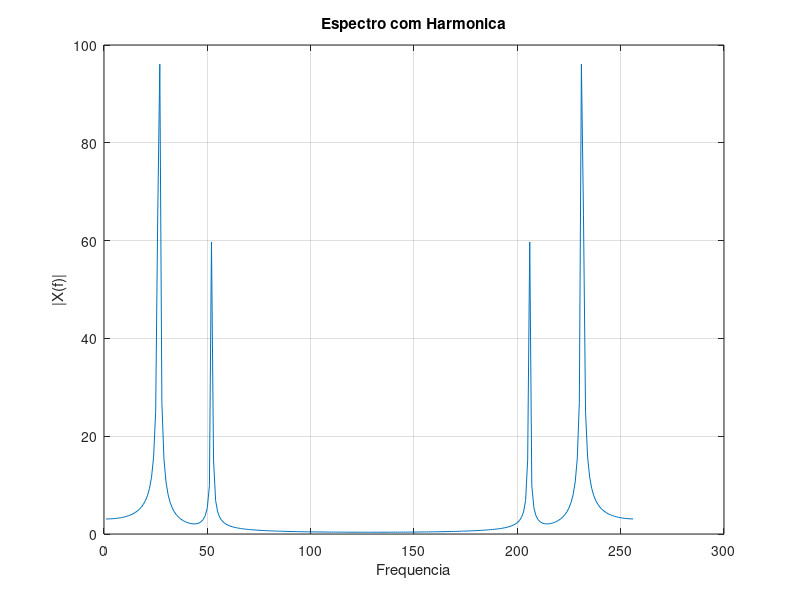

Here is the MATLAB script that generated this plot:
clc;
clear;
close all;

N = 256;
n = 0:N-1;

f1 = 0.1;
f2 = 0.2;

x = sin(2*pi*f1*n) + 0.5*sin(2*pi*f2*n);

X = fft(x);

figure;
plot(abs(X));

title('Espectro com Harmonica');
xlabel('Frequencia');
ylabel('|X(f)|');
grid on;
